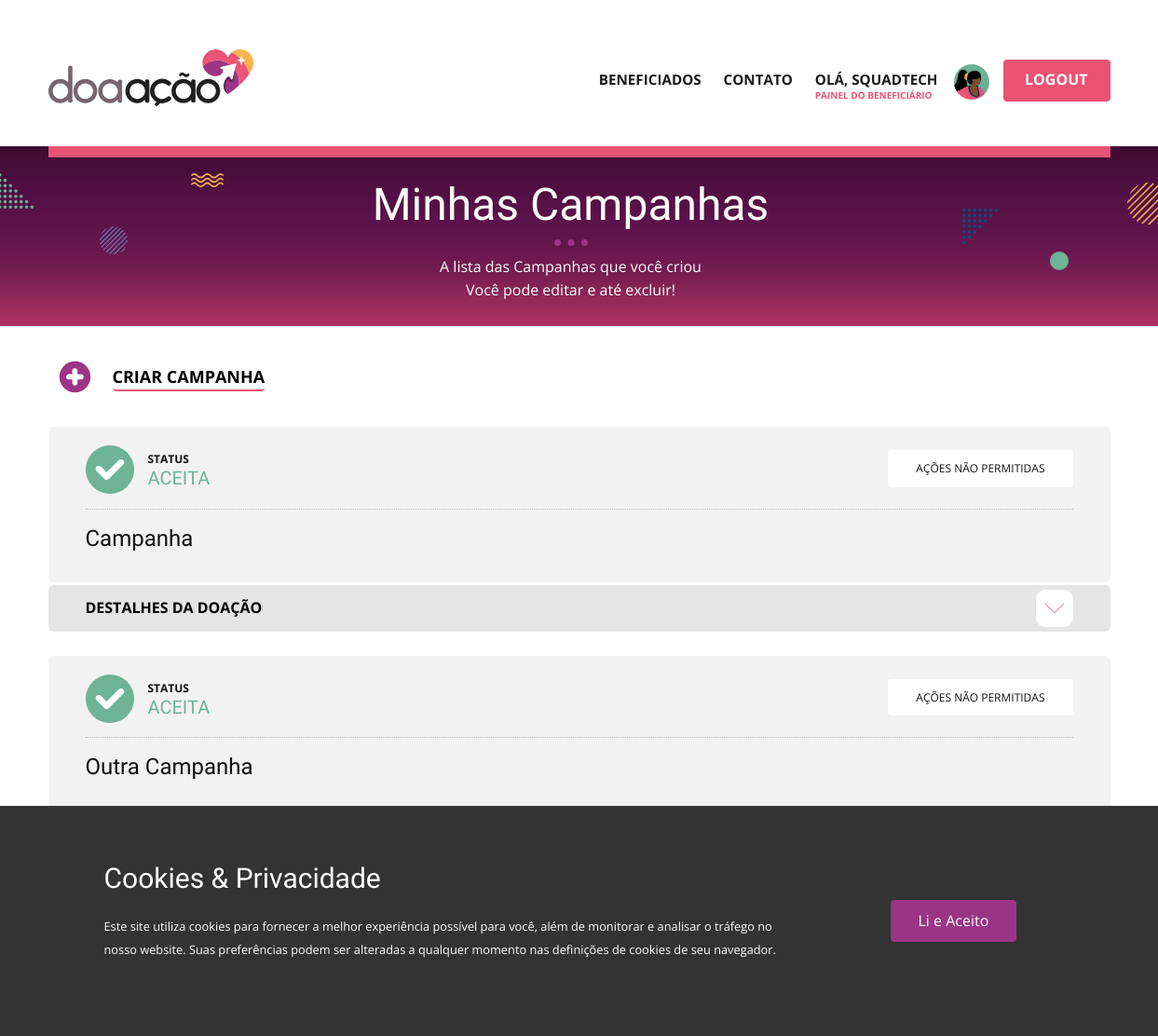
Page /minhas-campanhas/ (signed in) on the earlier database version.
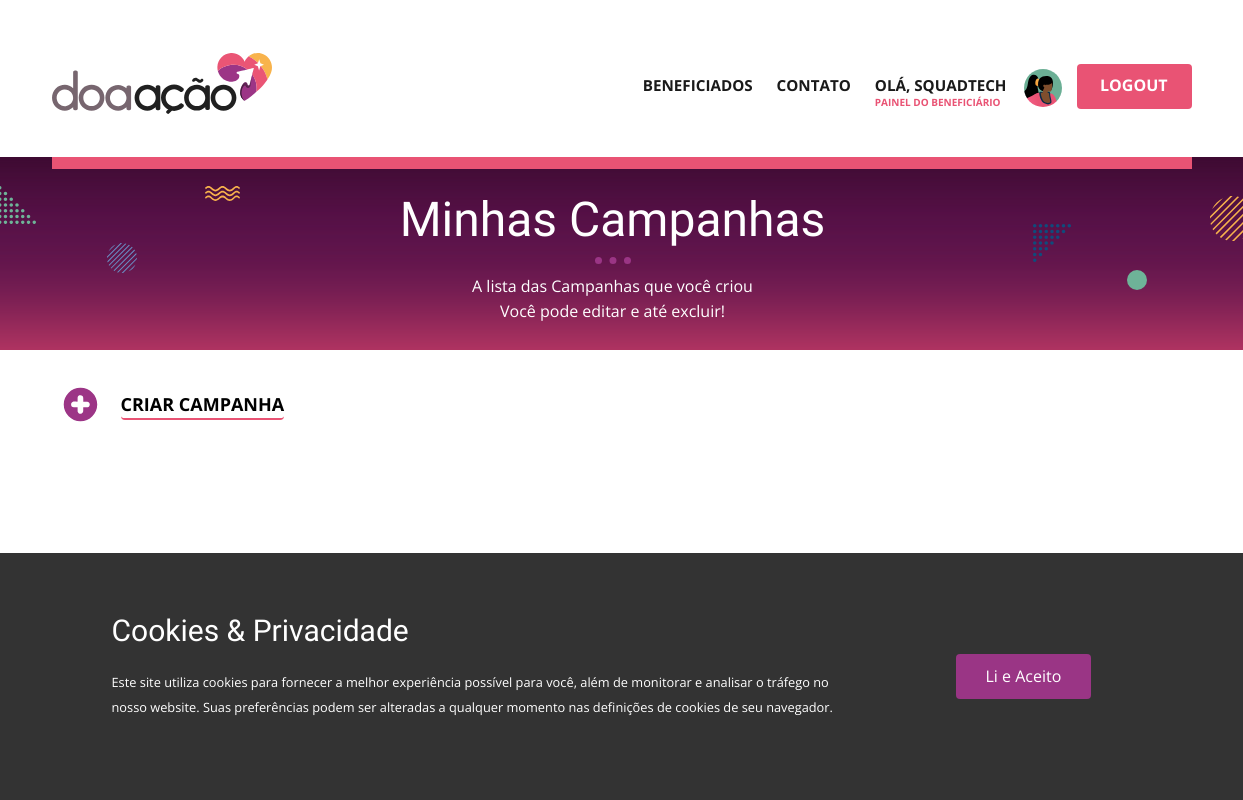
Same page on the later database version.
### campanha/models.py (models this page shows, shortened)
class Campanha(models.Model):
    class Status(models.TextChoices):
        ENABLED = "Enabled"
        DISABLED = "Disabled"
        PENDING_DONEE_CONFIRMATION = "Pending Donee Confirmation"
    name = models.CharField(max_length=50, blank=True, null=True)
    start = models.DateField(default=now)
    end = models.DateField()
    description = models.CharField(max_length=50, blank=True, null=True)
    status = models.CharField(_('Status'), max_length = 50, choices = Status.choices, default = Status.ENABLED)
    donor = models.ForeignKey("accounts.User", on_delete=CASCADE,null=True, related_name="donor")
    donee = models.ForeignKey("accounts.User", on_delete=CASCADE,null=True, related_name="donee")

### projetoCampanhas/views.py (the view)
# urls.py: path('minhas-campanhas/', listaCampanhas, name='minhas-campanhas'),
@login_required
def listaCampanhas(request):
    user = request.user
    campanhas = Campanha.objects.filter(donor_id=user.id)
    donationItems = DonationItem.objects.all()
    context = {
        'campanhas': campanhas,
        'donationItems': donationItems
    }
    return render(request, 'lista-campanhas.html', context=context)

### templates/lista-campanhas.html (shortened to what the changed rows need)
{% extends 'base.html' %}
{% block content %}
<section class="u-align-center u-clearfix u-image u-section-title" id="" data-image-width="2000" data-image-height="250">
    <div class="u-clearfix u-sheet u-sheet-1">
        <div
            class="u-align-center-lg u-align-center-md u-align-center-sm u-align-center-xs u-container-style u-expanded-width-sm u-expanded-width-xs u-group u-group-2">
            <div class="u-container-layout">
                <h1 class="u-align-center-xl u-text u-text-body-alt-color u-text-default u-text-1">
                    Minhas Campanhas
                </h1>
            </div>
        </div>
    </div>
</section>
<br>
<br>
{% for campanha in campanhas %}
{% if campanha.status == 'Pending Donee Confirmation' %}
<section class="u-clearfix u-minhas-campanhas-pendentes">
  <div class="u-clearfix u-sheet u-valign-middle u-sheet-1">
    <div class="u-expanded-width u-list u-list-1">
      <div class="u-repeater u-repeater-1">
        <div class="u-container-style u-grey-5 u-list-item u-radius-6 u-repeater-item u-shape-round u-list-item-1">
          <div class="u-container-layout u-similar-container u-container-layout-1">
            <img class="u-image u-image-circle u-preserve-proportions u-image-1" src="/static/images/minhas_campanhas_pendentes.svg" alt="" data-image-width="200" data-image-height="200">
            <p class="u-text u-text-default u-text-1">STATUS</p>
            <h4 class="u-text u-text-default u-text-2"><span style="color:rgb(133, 150, 163)">PENDENTE</span></h4>
            <a href="{% url 'campanha:editar' campanha.id %}" class="u-align-left-xs u-border-none u-btn u-button-style u-custom-color-7 u-custom-item u-hover-custom-color-7 u-btn-1">EDITAR CAMPANHA</a>
            <a href="{% url 'campanha:deletar' campanha.id %}" class="u-align-right-xs u-border-none u-btn u-button-style u-hover-palette-2-dark-1 u-btn-2">EXCLUIR CAMPANHA</a>
            <div class="u-border-1 u-border-grey-30 u-expanded-width u-line u-line-horizontal u-line-1"></div>
            <h4 class="u-text u-text-default u-text-3">{{ campanha.name }}</h4>
          </div>
        </div>
      </div>
    </div>
  </div>
</section>
<section class="u-align-center u-clearfix u-section-detalhes-campanha">
  <div class="u-clearfix u-sheet u-valign-middle u-sheet-1">
    <div class="u-accordion u-collapsed-by-default u-spacing-3 u-accordion-1">
      <div class="u-accordion-item">
        <a class="u-radius-6 u-accordion-link u-button-style u-grey-10  u-text-active-black u-text-black u-text-hover-black u-accordion-link-1" id="link-accordion-0781" aria-controls="accordion-0781" aria-selected="false">
          <span class="u-accordion-link-text">DESTALHES DA DOAÇÃO</span><span class="u-accordion-link-icon u-icon u-icon-rounded u-spacing-10 u-text-palette-2-base u-white u-icon-1"><svg class="u-svg-link" preserveAspectRatio="xMidYMin slice" viewBox="0 0 512 512" style=""><use xmlns:xlink="http://www.w3.org/1999/xlink" xlink:href="#svg-efcb"></use></svg><svg class="u-svg-content" viewBox="0 0 512 512" x="0px" y="0px" id="svg-efcb" style="enable-background:new 0 0 512 512;"><g><g><path d="M509.121,125.966c-3.838-3.838-10.055-3.838-13.893,0L256.005,365.194L16.771,125.966c-3.838-3.838-10.055-3.838-13.893,0    c-3.838,3.838-3.838,10.055,0,13.893l246.18,246.175c1.842,1.842,4.337,2.878,6.947,2.878c2.61,0,5.104-1.036,6.946-2.878    l246.17-246.175C512.959,136.021,512.959,129.804,509.121,125.966z"></path></g></g></svg></span></a>
        <div class="u-accordion-pane u-border-1 u-border-grey-10 u-border-no-top u-container-style u-accordion-pane-1 u-radius-6" id="accordion-0781" aria-labelledby="link-accordion-0781">
          <div class="u-container-layout u-valign-top u-container-layout-1">
              <ul>
                <li><strong>Campanha Proposta para:</strong> {{ campanha.donee.first_name }}</li>
                <li><strong>Perfil: </strong><a href="{% url 'userProfile' campanha.donee.id %}"><strong>Clique Aqui</strong></a></li>
                  <li><strong>Endereço:</strong> {{ campanha.donee.street }} - {{ campanha.donee.state }}</li>
                  {% for donation in donationItems %}
                      {% if donation.campanha == campanha %}
                          <li><strong>Item Proposto:</strong> {{ donation.item }}</li>
                          <li><strong>Quantidade Proposta:</strong> {{ donation.volume }}</li>
                      {% endif %}
                  {% endfor %}
              </ul>
          </div>
        </div>
      </div>
    </div>
  </div>
</section>
<br>
{% elif campanha.status == 'Enabled' %}
<section class="u-clearfix u-minhas-campanhas-aceitas">
  <div class="u-clearfix u-sheet u-valign-middle u-sheet-1">
    <div class="u-expanded-width u-list u-list-1">
      <div class="u-repeater u-repeater-1">
        <div class="u-container-style u-grey-5 u-list-item u-radius-6 u-repeater-item u-shape-round u-list-item-1">
          <div class="u-container-layout u-similar-container u-container-layout-1">
            <img class="u-image u-image-circle u-preserve-proportions u-image-1" src="/static/images/minhas_campanhas_aceitas.svg" alt="" data-image-width="200" data-image-height="200">
            <p class="u-text u-text-default u-text-1">STATUS</p>
            <h4 class="u-text u-text-custom-color-7 u-text-default u-text-2">ACEITA</h4>
            <div class="u-border-none u-btn u-button-style u-hover-grey-15 u-white u-btn-1">ações não permitidas</div>
            <div class="u-border-1 u-border-grey-30 u-expanded-width u-line u-line-horizontal u-line-1"></div>
            <h4 class="u-text u-text-default u-text-3">{{ campanha.name }}</h4>
          </div>
        </div>
      </div>
    </div>
  </div>
</section>
<section class="u-align-center u-clearfix u-section-detalhes-campanha">
  <div class="u-clearfix u-sheet u-valign-middle u-sheet-1">
    <div class="u-accordion u-collapsed-by-default u-spacing-3 u-accordion-1">
      <div class="u-accordion-item">
        <a class="u-radius-6 u-accordion-link u-button-style u-grey-10  u-text-active-black u-text-black u-text-hover-black u-accordion-link-1" id="link-accordion-0781" aria-controls="accordion-0781" aria-selected="false">
          <span class="u-accordion-link-text">DESTALHES DA DOAÇÃO</span><span class="u-accordion-link-icon u-icon u-icon-rounded u-spacing-10 u-text-palette-2-base u-white u-icon-1"><svg class="u-svg-link" preserveAspectRatio="xMidYMin slice" viewBox="0 0 512 512" style=""><use xmlns:xlink="http://www.w3.org/1999/xlink" xlink:href="#svg-efcb"></use></svg></span></a>
      </div>
    </div>
  </div>
</section>
<br>
{% endif  %}
{% endfor %}
{% endblock %}

Differences in the rows shown:
removed Campanha: name "Campanha"
removed Campanha: name "Outra Campanha"
